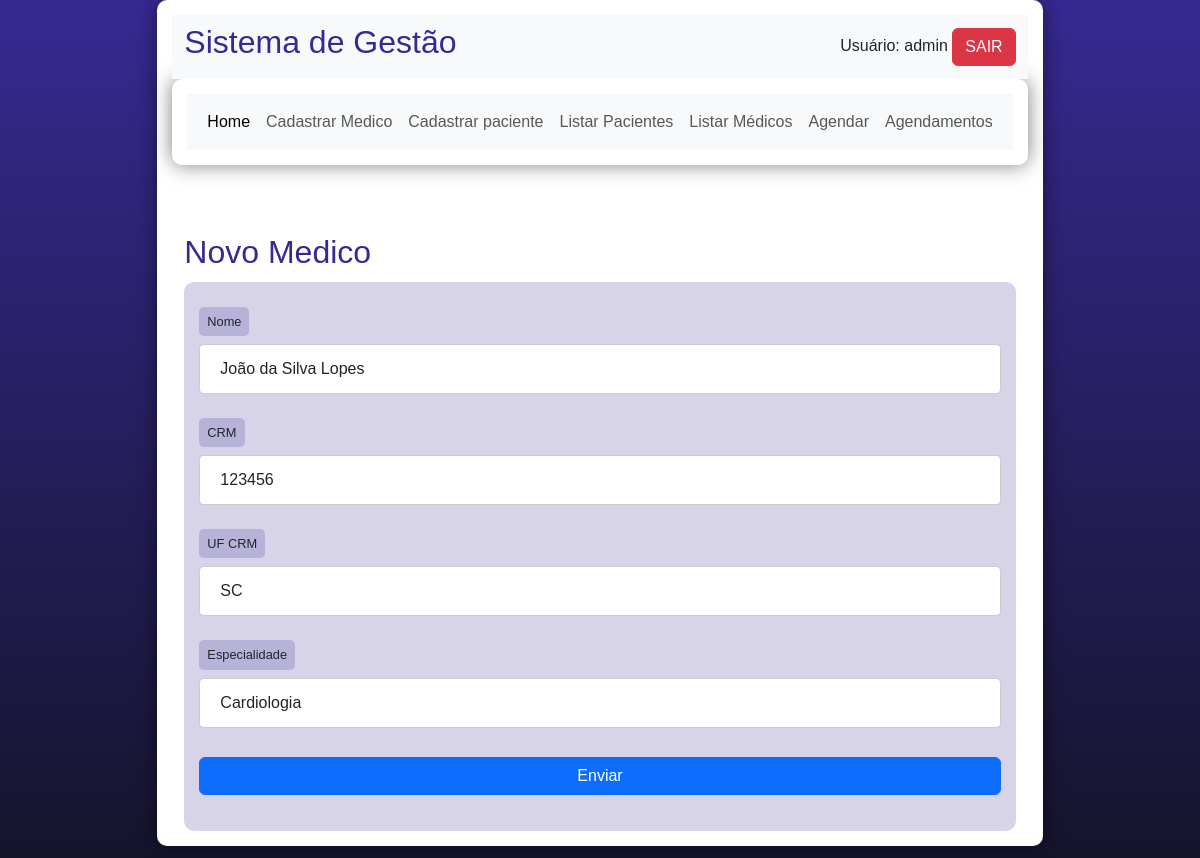
The page /dashboard.php?page=editar-med&id=9 (signed in) on the database its author committed.
### tables this page shows
CREATE TABLE `medicos` (
  `id` int(11) NOT NULL,
  `crm` int(6) NOT NULL,
  `ufcrm` varchar(2) NOT NULL,
  `nomemedico` varchar(45) NOT NULL,
  `especialidade` varchar(45) NOT NULL
);

### editar-medicos.php (the view, shortened to what this page needs)
<h2>Novo Medico</h2>
<?php
    $sql = "SELECT * FROM medicos where id =".$_REQUEST["id"];
    $res = $conn->query($sql);
    $row = $res->fetch_object();
?>
<form action="?page=med" method="post">
    <div class="mb-3">
        <label>Nome</label>
        <input type="text" name="nome"  class="form-control" value="<?php print $row->nomemedico; ?>">
    </div>
    <div class="mb-3">
        <label>CRM</label>
        <input type="text" name="crm"  class="form-control" maxlength="6" minlength="6" value="<?php print $row->crm; ?>">
    </div>
    <div class="mb-3">
        <label>UF CRM</label>
        <input type="text" name="ufcrm"  class="form-control" maxlength="2" minlength="2" value="<?php print $row->ufcrm; ?>">
    </div>
    <div class="mb-3">
        <label>Especialidade</label>
        <input type="text" name="especialidade"  class="form-control" value="<?php print $row->especialidade?>">
    </div>
    <div class="mb-3">
         <button type="submit" class="btn btn-primary">Enviar</button>
    </div>
</form>

### css/style.css (style rules this page uses)
* { font-family: Verdana, Geneva, Tahoma, sans-serif; box-sizing: border-box; }
body { background-color: #15142b; background-image: linear-gradient(180deg, #372991, #15142b); background-repeat: no-repeat; background-position: center center; background-size: cover; background-attachment: fixed; display: flex; flex-direction: column; flex-wrap: nowrap; justify-content: center; align-items: center; }
h2, h3, h4 { color: #372991; margin: 0 0 10px 0; }
form { background-color: rgba(55, 41, 145, 0.2); padding: 15px; border-radius: 10px; }
form label { display: block; width: fit-content; font-size: 0.8em; font-weight: 100; background-color: rgba(55, 41, 145, 0.2); padding: 5px 8px; margin-top: 10px; margin-bottom: 0px; border-radius: 5px; }
input[type=text], [type=number], select, input[type=date], input[type=date], input[type=datetime], input[type=email], input[type=month], input[type=password], input[type=range], input[type=tel], input[type=time], input[type=week] { width: 100%; padding: 12px 20px; font-size: 1em; margin: 8px 0; display: inline-block; border: 1px solid #ccc; border-radius: 4px; box-sizing: border-box; }
input[type=button], button { width: 100%; background-color: #372991; font-size: 1em; color: white; padding: 10px 20px; margin: 5px 0; border: none; border-radius: 4px; cursor: pointer; }

### rows shown on the page
medicos: nome "João da Silva Lopes", crm "123456", ufcrm "SC", especialidade "Cardiologia"

### other values the page prints
$_SESSION['usuario'] "admin"
